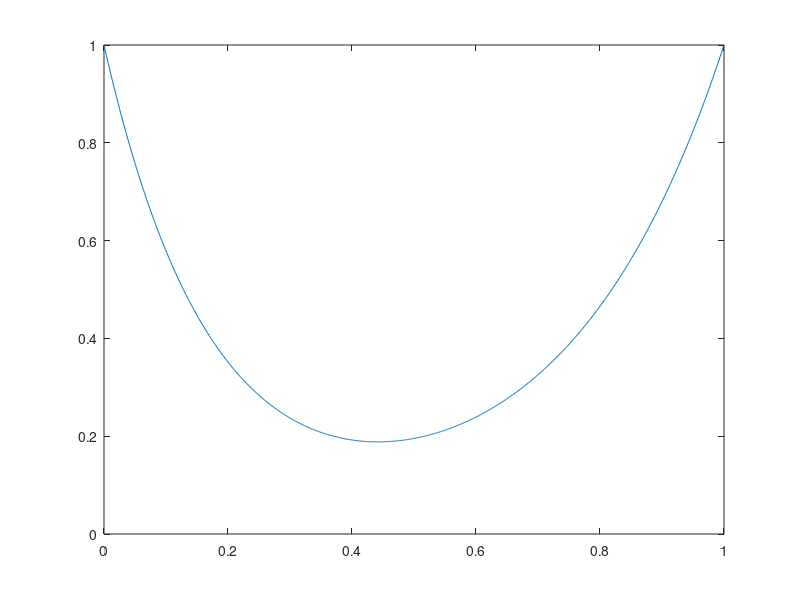

Here is the MATLAB script that generated this plot: (Note: this script raises an error after producing the figure.)

p00 = 0.98;
p10 = 0.02;
p01 = 0.003;
p11 = 0.997;

s  = 0:0.001:0.999;
Z = (p00.^(1-s)) .* (p01.^s) + (p10.^(1-s)) .* (p11.^s);

plot(s,Z);
[Zmin,i] = min(Z);
Zmin
s(i)


syms T D N
k = 1;
bdfree =1;
dfree = 5;
T = D^5*N/(1-2*D*N);
Pej = subs(subs(T,N,1),D,Zmin);
Pb = subs(subs(diff(T,N),N,1),D,Zmin);
Pbapprox = bdfree*Zmin^dfree